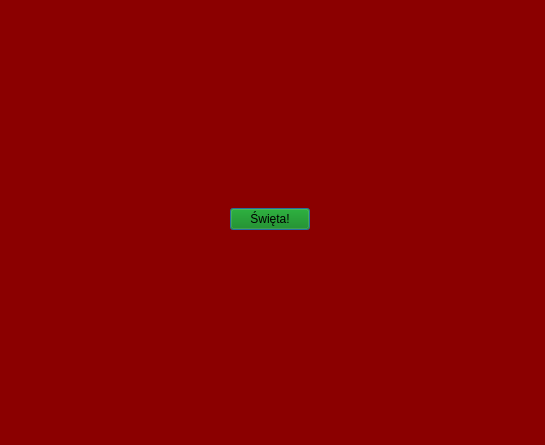
<?xml version="1.0" encoding="UTF-8"?>
<ui version="4.0">
 <class>Dialog</class>
 <widget class="QDialog" name="Dialog">
  <property name="geometry">
   <rect>
    <x>0</x>
    <y>0</y>
    <width>545</width>
    <height>445</height>
   </rect>
  </property>
  <property name="windowTitle">
   <string>Dialog</string>
  </property>
  <property name="styleSheet">
   <string notr="true">background-color: darkred;</string>
  </property>
  <widget class="QWidget" name="horizontalLayoutWidget">
   <property name="geometry">
    <rect>
     <x>9</x>
     <y>9</y>
     <width>521</width>
     <height>421</height>
    </rect>
   </property>
   <layout class="QHBoxLayout" name="horizontalLayout">
    <item>
     <spacer name="horizontalSpacer">
      <property name="orientation">
       <enum>Qt::Horizontal</enum>
      </property>
      <property name="sizeHint" stdset="0">
       <size>
        <width>40</width>
        <height>20</height>
       </size>
      </property>
     </spacer>
    </item>
    <item>
     <widget class="QPushButton" name="pushButton">
      <property name="maximumSize">
       <size>
        <width>400</width>
        <height>16777215</height>
       </size>
      </property>
      <property name="styleSheet">
       <string notr="true">background-color:green;</string>
      </property>
      <property name="text">
       <string>Święta!</string>
      </property>
     </widget>
    </item>
    <item>
     <spacer name="horizontalSpacer_2">
      <property name="orientation">
       <enum>Qt::Horizontal</enum>
      </property>
      <property name="sizeHint" stdset="0">
       <size>
        <width>40</width>
        <height>20</height>
       </size>
      </property>
     </spacer>
    </item>
   </layout>
  </widget>
 </widget>
 <resources/>
 <connections/>
</ui>
